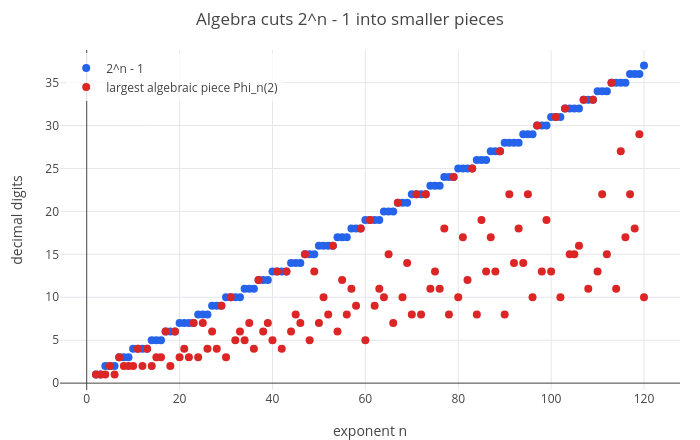

Notebook cell for this chart:
### Markdown cell above
Among the first ten candidates only five are prime (193, 257, 449, 577, 641), and the fifth one, $641 = 64\cdot10 + 1$,
divides. Plain trial division would have tried about 115 primes before reaching 641.

### Does the form speed up big factorizations?

It helps trial division a lot (only one number in $d$ is a candidate), but trial division only reaches small factors.
For the methods that reach large factors, the gain is smaller than you might hope:

* **Pollard's $p - 1$** (lesson 2) needs $p - 1$ to be smooth. Knowing that $d$ divides $p - 1$ gives $d$ for free.
  Galileo now does that for every algebraic piece. It only matters when $d$ has a prime factor too big for
  $p - 1$'s search, since small ones like $600 = 2^3\cdot3\cdot5^2$ are included anyway.
* **Pollard's rho** can walk with $x \to x^d + c$ instead of $x^2 + 1$. Modulo $p$ the values $x^d$ take only
  $(p - 1)/d$ different values, so the repeat comes about $\sqrt d$ times sooner. But each step now costs about
  $\log_2 d$ multiplications instead of one. For $d = 600$ that is a gain of $\sqrt{600} \approx 24$ against a cost of
  about 13: measured in Galileo it was no faster at all. Brent and Pollard used this walk, with $x^{1024} + 1$, to
  split $2^{256} + 1$ in 1981, where $d = 1024$ makes each step 10 squarings and saves a factor 32.
* For a cryptographic $p \cdot q$ there is no form to use. Its primes are random; the only pattern every prime above 3
  shares is $6k \pm 1$, which just says "not divisible by 2 or 3" and saves a constant factor. Key generators avoid
  primes with any special structure for exactly this reason.

### How much does the algebra save?

The piece $\Phi_n(b)$ has degree $\varphi(n)$ (Euler's totient `totient(n)`: how many of $1, \ldots, n$ share no factor with $n$; lesson 4), so it has about $\varphi(n)/n$ times as many
digits as $b^n - 1$. The table compares, for $n = 2, \ldots, 120$, the digits of $2^n - 1$ with the digits of its
largest new piece $\Phi_n(2)$; the plot has $n$ across and the number of digits up:

### Code cell
T = table([n, digits(2^n - 1), digits(cyclotomic(n, 2))], n, 2, 120);
pl = show(scatter(T, [n a c], [n a]), scatter(T, [n a c], [n c]));
pl = legend(pl, "2^n - 1", "largest algebraic piece Phi_n(2)");
labels(title(pl, "Algebra cuts 2^n - 1 into smaller pieces"), "exponent n", "decimal digits")

### Figure 1 — Plotly figure (JSON) as saved in the notebook; plotly's stock layout.template omitted (floating-point values rounded to 4 significant figures)
{"data": [{"marker": {"color": "#2563eb", "size": 8}, "mode": "markers", "name": "2^n - 1", "type": "scatter", "x": [2, 3, 4, 5, 6, 7, 8, 9, 10, 11, 12, 13, 14, 15, 16, 17, 18, 19, 20, 21, 22, 23, 24, 25, 26, 27, 28, 29, 30, 31, 32, 33, 34, 35, 36, 37, 38, 39, 40, 41, 42, 43, 44, 45, 46, 47, 48, 49, 50, 51, 52, 53, 54, 55, 56, 57, 58, 59, 60, 61, 62, 63, 64, 65, 66, 67, 68, 69, 70, 71, 72, 73, 74, 75, 76, 77, 78, 79, 80, 81, 82, 83, 84, 85, 86, 87, 88, 89, 90, 91, 92, 93, 94, 95, 96, 97, 98, 99, 100, 101, 102, 103, 104, 105, 106, 107, 108, 109, 110, 111, 112, 113, 114, 115, 116, 117, 118, 119, 120], "y": [1, 1, 2, 2, 2, 3, 3, 3, 4, 4, 4, 4, 5, 5, 5, 6, 6, 6, 7, 7, 7, 7, 8, 8, 8, 9, 9, 9, 10, 10, 10, 10, 11, 11, 11, 12, 12, 12, 13, 13, 13, 13, 14, 14, 14, 15, 15, 15, 16, 16, 16, 16, 17, 17, 17, 18, 18, 18, 19, 19, 19, 19, 20, 20, 20, 21, 21, 21, 22, 22, 22, 22, 23, 23, 23, 24, 24, 24, 25, 25, 25, 25, 26, 26, 26, 27, 27, 27, 28, 28, 28, 28, 29, 29, 29, 30, 30, 30, 31, 31, 31, 32, 32, 32, 32, 33, 33, 33, 34, 34, 34, 35, 35, 35, 35, 36, 36, 36, 37]}, {"marker": {"color": "#dc2626", "size": 8}, "mode": "markers", "name": "largest algebraic piece Phi_n(2)", "type": "scatter", "x": [2, 3, 4, 5, 6, 7, 8, 9, 10, 11, 12, 13, 14, 15, 16, 17, 18, 19, 20, 21, 22, 23, 24, 25, 26, 27, 28, 29, 30, 31, 32, 33, 34, 35, 36, 37, 38, 39, 40, 41, 42, 43, 44, 45, 46, 47, 48, 49, 50, 51, 52, 53, 54, 55, 56, 57, 58, 59, 60, 61, 62, 63, 64, 65, 66, 67, 68, 69, 70, 71, 72, 73, 74, 75, 76, 77, 78, 79, 80, 81, 82, 83, 84, 85, 86, 87, 88, 89, 90, 91, 92, 93, 94, 95, 96, 97, 98, 99, 100, 101, 102, 103, 104, 105, 106, 107, 108, 109, 110, 111, 112, 113, 114, 115, 116, 117, 118, 119, 120], "y": [1, 1, 1, 2, 1, 3, 2, 2, 2, 4, 2, 4, 2, 3, 3, 6, 2, 6, 3, 4, 3, 7, 3, 7, 4, 6, 4, 9, 3, 10, 5, 6, 5, 7, 4, 12, 6, 7, 5, 13, 4, 13, 6, 8, 7, 15, 5, 13, 7, 10, 8, 16, 6, 12, 8, 11, 9, 18, 5, 19, 9, 11, 10, 15, 7, 21, 10, 14, 8, 22, 8, 22, 11, 13, 11, 18, 8, 24, 10, 17, 12, 25, 8, 19, 13, 17, 13, 27, 8, 22, 14, 18, 14, 22, 10, 30, 13, 19, 13, 31, 10, 32, 15, 15, 16, 33, 11, 33, 13, 22, 15, 35, 11, 27, 17, 22, 18, 29, 10]}], "layout": {"height": 440, "legend": {"bgcolor": "rgba(255,255,255,0.8)", "x": 0.01, "xanchor": "left", "y": 0.99, "yanchor": "top"}, "margin": {"b": 50, "l": 60, "r": 20, "t": 50}, "showlegend": true, "title": {"text": "Algebra cuts 2^n - 1 into smaller pieces"}, "width": 700, "xaxis": {"title": {"text": "exponent n"}, "zeroline": true}, "yaxis": {"range": [-0.8, 38.8], "title": {"text": "decimal digits"}, "zeroline": true}}}
